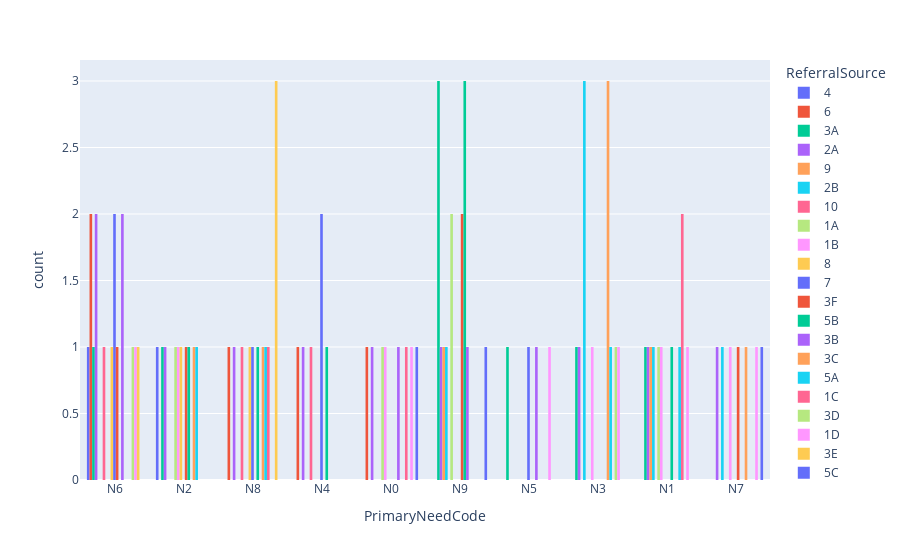

The cell this chart's notebook holds for it:
### Code cell
bar_2 = px.histogram(cin_details, x='PrimaryNeedCode', color='ReferralSource', barmode='group')
bar_2.show()

### Figure 1 — Plotly figure (JSON) as saved in the notebook; plotly's stock layout.template omitted (floating-point values rounded to 4 significant figures)
{"data": [{"alignmentgroup": "True", "bingroup": "x", "hovertemplate": "ReferralSource=4<br>PrimaryNeedCode=%{x}<br>count=%{y}<extra></extra>", "legendgroup": "4", "marker": {"color": "#636efa", "pattern": {"shape": ""}}, "name": "4", "offsetgroup": "4", "orientation": "v", "showlegend": true, "type": "histogram", "x": ["N6", "N2"], "xaxis": "x", "yaxis": "y"}, {"alignmentgroup": "True", "bingroup": "x", "hovertemplate": "ReferralSource=6<br>PrimaryNeedCode=%{x}<br>count=%{y}<extra></extra>", "legendgroup": "6", "marker": {"color": "#EF553B", "pattern": {"shape": ""}}, "name": "6", "offsetgroup": "6", "orientation": "v", "showlegend": true, "type": "histogram", "x": ["N8", "N6", "N4", "N0", "N6"], "xaxis": "x", "yaxis": "y"}, {"alignmentgroup": "True", "bingroup": "x", "hovertemplate": "ReferralSource=3A<br>PrimaryNeedCode=%{x}<br>count=%{y}<extra></extra>", "legendgroup": "3A", "marker": {"color": "#00cc96", "pattern": {"shape": ""}}, "name": "3A", "offsetgroup": "3A", "orientation": "v", "showlegend": true, "type": "histogram", "x": ["N9", "N2", "N9", "N9", "N5", "N6", "N3", "N1"], "xaxis": "x", "yaxis": "y"}, {"alignmentgroup": "True", "bingroup": "x", "hovertemplate": "ReferralSource=2A<br>PrimaryNeedCode=%{x}<br>count=%{y}<extra></extra>", "legendgroup": "2A", "marker": {"color": "#ab63fa", "pattern": {"shape": ""}}, "name": "2A", "offsetgroup": "2A", "orientation": "v", "showlegend": true, "type": "histogram", "x": ["N4", "N3", "N1", "N8", "N0", "N2", "N6", "N9", "N7", "N6"], "xaxis": "x", "yaxis": "y"}, {"alignmentgroup": "True", "bingroup": "x", "hovertemplate": "ReferralSource=9<br>PrimaryNeedCode=%{x}<br>count=%{y}<extra></extra>", "legendgroup": "9", "marker": {"color": "#FFA15A", "pattern": {"shape": ""}}, "name": "9", "offsetgroup": "9", "orientation": "v", "showlegend": true, "type": "histogram", "x": ["N9", "N1"], "xaxis": "x", "yaxis": "y"}, {"alignmentgroup": "True", "bingroup": "x", "hovertemplate": "ReferralSource=2B<br>PrimaryNeedCode=%{x}<br>count=%{y}<extra></extra>", "legendgroup": "2B", "marker": {"color": "#19d3f3", "pattern": {"shape": ""}}, "name": "2B", "offsetgroup": "2B", "orientation": "v", "showlegend": true, "type": "histogram", "x": ["N3", "N1", "N7", "N3", "N3", "N9"], "xaxis": "x", "yaxis": "y"}, {"alignmentgroup": "True", "bingroup": "x", "hovertemplate": "ReferralSource=10<br>PrimaryNeedCode=%{x}<br>count=%{y}<extra></extra>", "legendgroup": "10", "marker": {"color": "#FF6692", "pattern": {"shape": ""}}, "name": "10", "offsetgroup": "10", "orientation": "v", "showlegend": true, "type": "histogram", "x": ["N8", "N6", "N4"], "xaxis": "x", "yaxis": "y"}, {"alignmentgroup": "True", "bingroup": "x", "hovertemplate": "ReferralSource=1A<br>PrimaryNeedCode=%{x}<br>count=%{y}<extra></extra>", "legendgroup": "1A", "marker": {"color": "#B6E880", "pattern": {"shape": ""}}, "name": "1A", "offsetgroup": "1A", "orientation": "v", "showlegend": true, "type": "histogram", "x": ["N9", "N0", "N2", "N1", "N9"], "xaxis": "x", "yaxis": "y"}, {"alignmentgroup": "True", "bingroup": "x", "hovertemplate": "ReferralSource=1B<br>PrimaryNeedCode=%{x}<br>count=%{y}<extra></extra>", "legendgroup": "1B", "marker": {"color": "#FF97FF", "pattern": {"shape": ""}}, "name": "1B", "offsetgroup": "1B", "orientation": "v", "showlegend": true, "type": "histogram", "x": ["N1", "N2", "N0", "N7", "N3"], "xaxis": "x", "yaxis": "y"}, {"alignmentgroup": "True", "bingroup": "x", "hovertemplate": "ReferralSource=8<br>PrimaryNeedCode=%{x}<br>count=%{y}<extra></extra>", "legendgroup": "8", "marker": {"color": "#FECB52", "pattern": {"shape": ""}}, "name": "8", "offsetgroup": "8", "orientation": "v", "showlegend": true, "type": "histogram", "x": ["N6", "N8", "N2"], "xaxis": "x", "yaxis": "y"}, {"alignmentgroup": "True", "bingroup": "x", "hovertemplate": "ReferralSource=7<br>PrimaryNeedCode=%{x}<br>count=%{y}<extra></extra>", "legendgroup": "7", "marker": {"color": "#636efa", "pattern": {"shape": ""}}, "name": "7", "offsetgroup": "7", "orientation": "v", "showlegend": true, "type": "histogram", "x": ["N6", "N8", "N6", "N4", "N5", "N4"], "xaxis": "x", "yaxis": "y"}, {"alignmentgroup": "True", "bingroup": "x", "hovertemplate": "ReferralSource=3F<br>PrimaryNeedCode=%{x}<br>count=%{y}<extra></extra>", "legendgroup": "3F", "marker": {"color": "#EF553B", "pattern": {"shape": ""}}, "name": "3F", "offsetgroup": "3F", "orientation": "v", "showlegend": true, "type": "histogram", "x": ["N9", "N7", "N6", "N2", "N9"], "xaxis": "x", "yaxis": "y"}, {"alignmentgroup": "True", "bingroup": "x", "hovertemplate": "ReferralSource=5B<br>PrimaryNeedCode=%{x}<br>count=%{y}<extra></extra>", "legendgroup": "5B", "marker": {"color": "#00cc96", "pattern": {"shape": ""}}, "name": "5B", "offsetgroup": "5B", "orientation": "v", "showlegend": true, "type": "histogram", "x": ["N8", "N9", "N9", "N2", "N1", "N9", "N4"], "xaxis": "x", "yaxis": "y"}, {"alignmentgroup": "True", "bingroup": "x", "hovertemplate": "ReferralSource=3B<br>PrimaryNeedCode=%{x}<br>count=%{y}<extra></extra>", "legendgroup": "3B", "marker": {"color": "#ab63fa", "pattern": {"shape": ""}}, "name": "3B", "offsetgroup": "3B", "orientation": "v", "showlegend": true, "type": "histogram", "x": ["N6", "N0", "N5", "N6", "N9"], "xaxis": "x", "yaxis": "y"}, {"alignmentgroup": "True", "bingroup": "x", "hovertemplate": "ReferralSource=3C<br>PrimaryNeedCode=%{x}<br>count=%{y}<extra></extra>", "legendgroup": "3C", "marker": {"color": "#FFA15A", "pattern": {"shape": ""}}, "name": "3C", "offsetgroup": "3C", "orientation": "v", "showlegend": true, "type": "histogram", "x": ["N3", "N2", "N7", "N3", "N8", "N3"], "xaxis": "x", "yaxis": "y"}, {"alignmentgroup": "True", "bingroup": "x", "hovertemplate": "ReferralSource=5A<br>PrimaryNeedCode=%{x}<br>count=%{y}<extra></extra>", "legendgroup": "5A", "marker": {"color": "#19d3f3", "pattern": {"shape": ""}}, "name": "5A", "offsetgroup": "5A", "orientation": "v", "showlegend": true, "type": "histogram", "x": ["N8", "N3", "N1", "N2"], "xaxis": "x", "yaxis": "y"}, {"alignmentgroup": "True", "bingroup": "x", "hovertemplate": "ReferralSource=1C<br>PrimaryNeedCode=%{x}<br>count=%{y}<extra></extra>", "legendgroup": "1C", "marker": {"color": "#FF6692", "pattern": {"shape": ""}}, "name": "1C", "offsetgroup": "1C", "orientation": "v", "showlegend": true, "type": "histogram", "x": ["N0", "N1", "N1", "N8"], "xaxis": "x", "yaxis": "y"}, {"alignmentgroup": "True", "bingroup": "x", "hovertemplate": "ReferralSource=3D<br>PrimaryNeedCode=%{x}<br>count=%{y}<extra></extra>", "legendgroup": "3D", "marker": {"color": "#B6E880", "pattern": {"shape": ""}}, "name": "3D", "offsetgroup": "3D", "orientation": "v", "showlegend": true, "type": "histogram", "x": ["N6", "N3"], "xaxis": "x", "yaxis": "y"}, {"alignmentgroup": "True", "bingroup": "x", "hovertemplate": "ReferralSource=1D<br>PrimaryNeedCode=%{x}<br>count=%{y}<extra></extra>", "legendgroup": "1D", "marker": {"color": "#FF97FF", "pattern": {"shape": ""}}, "name": "1D", "offsetgroup": "1D", "orientation": "v", "showlegend": true, "type": "histogram", "x": ["N0", "N5", "N3", "N6", "N1", "N7"], "xaxis": "x", "yaxis": "y"}, {"alignmentgroup": "True", "bingroup": "x", "hovertemplate": "ReferralSource=3E<br>PrimaryNeedCode=%{x}<br>count=%{y}<extra></extra>", "legendgroup": "3E", "marker": {"color": "#FECB52", "pattern": {"shape": ""}}, "name": "3E", "offsetgroup": "3E", "orientation": "v", "showlegend": true, "type": "histogram", "x": ["N6", "N8", "N8", "N8"], "xaxis": "x", "yaxis": "y"}, {"alignmentgroup": "True", "bingroup": "x", "hovertemplate": "ReferralSource=5C<br>PrimaryNeedCode=%{x}<br>count=%{y}<extra></extra>", "legendgroup": "5C", "marker": {"color": "#636efa", "pattern": {"shape": ""}}, "name": "5C", "offsetgroup": "5C", "orientation": "v", "showlegend": true, "type": "histogram", "x": ["N7", "N0", "N9"], "xaxis": "x", "yaxis": "y"}], "layout": {"barmode": "group", "legend": {"title": {"text": "ReferralSource"}, "tracegroupgap": 0}, "margin": {"t": 60}, "xaxis": {"anchor": "y", "domain": [0, 1], "title": {"text": "PrimaryNeedCode"}}, "yaxis": {"anchor": "x", "domain": [0, 1], "title": {"text": "count"}}}}
